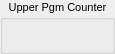
          <widget class="QGroupBox" name="UpperProgramCounter">
           <property name="maximumSize">
            <size>
             <width>115</width>
             <height>16777215</height>
            </size>
           </property>
           <property name="font">
            <font>
             <pointsize>8</pointsize>
            </font>
           </property>
           <property name="title">
            <string>Upper Pgm Counter</string>
           </property>
           <property name="alignment">
            <set>Qt::AlignHCenter|Qt::AlignTop</set>
           </property>
           <widget class="KLed" name="uPrgRegAssertLed">
            <property name="geometry">
             <rect>
              <x>8</x>
              <y>25</y>
              <width>10</width>
              <height>20</height>
             </rect>
            </property>
            <property name="state">
             <enum>KLed::Off</enum>
            </property>
            <property name="shape">
             <enum>KLed::Rectangular</enum>
            </property>
            <property name="look">
             <enum>KLed::Flat</enum>
            </property>
            <property name="color">
             <color>
              <red>255</red>
              <green>0</green>
              <blue>0</blue>
             </color>
            </property>
           </widget>
           <widget class="KLed" name="uPrgRegReadLed">
            <property name="geometry">
             <rect>
              <x>18</x>
              <y>25</y>
              <width>10</width>
              <height>20</height>
             </rect>
            </property>
            <property name="state">
             <enum>KLed::Off</enum>
            </property>
            <property name="shape">
             <enum>KLed::Rectangular</enum>
            </property>
            <property name="look">
             <enum>KLed::Flat</enum>
            </property>
            <property name="color">
             <color>
              <red>255</red>
              <green>255</green>
              <blue>0</blue>
             </color>
            </property>
           </widget>
           <widget class="KLed" name="uPrgRegBit7">
            <property name="geometry">
             <rect>
              <x>28</x>
              <y>25</y>
              <width>10</width>
              <height>20</height>
             </rect>
            </property>
            <property name="state">
             <enum>KLed::Off</enum>
            </property>
            <property name="shape">
             <enum>KLed::Rectangular</enum>
            </property>
            <property name="look">
             <enum>KLed::Flat</enum>
            </property>
            <property name="color">
             <color>
              <red>0</red>
              <green>255</green>
              <blue>0</blue>
             </color>
            </property>
           </widget>
           <widget class="KLed" name="uPrgRegBit6">
            <property name="geometry">
             <rect>
              <x>38</x>
              <y>25</y>
              <width>10</width>
              <height>20</height>
             </rect>
            </property>
            <property name="state">
             <enum>KLed::Off</enum>
            </property>
            <property name="shape">
             <enum>KLed::Rectangular</enum>
            </property>
            <property name="look">
             <enum>KLed::Flat</enum>
            </property>
            <property name="color">
             <color>
              <red>0</red>
              <green>255</green>
              <blue>0</blue>
             </color>
            </property>
           </widget>
           <widget class="KLed" name="uPrgRegBit5">
            <property name="geometry">
             <rect>
              <x>48</x>
              <y>25</y>
              <width>10</width>
              <height>20</height>
             </rect>
            </property>
            <property name="state">
             <enum>KLed::Off</enum>
            </property>
            <property name="shape">
             <enum>KLed::Rectangular</enum>
            </property>
            <property name="look">
             <enum>KLed::Flat</enum>
            </property>
            <property name="color">
             <color>
              <red>0</red>
              <green>255</green>
              <blue>0</blue>
             </color>
            </property>
           </widget>
           <widget class="KLed" name="uPrgRegBit4">
            <property name="geometry">
             <rect>
              <x>58</x>
              <y>25</y>
              <width>10</width>
              <height>20</height>
             </rect>
            </property>
            <property name="state">
             <enum>KLed::Off</enum>
            </property>
            <property name="shape">
             <enum>KLed::Rectangular</enum>
            </property>
            <property name="look">
             <enum>KLed::Flat</enum>
            </property>
            <property name="color">
             <color>
              <red>0</red>
              <green>255</green>
              <blue>0</blue>
             </color>
            </property>
           </widget>
           <widget class="KLed" name="uPrgRegBit1">
            <property name="geometry">
             <rect>
              <x>88</x>
              <y>25</y>
              <width>10</width>
              <height>20</height>
             </rect>
            </property>
            <property name="state">
             <enum>KLed::Off</enum>
            </property>
            <property name="shape">
             <enum>KLed::Rectangular</enum>
            </property>
            <property name="look">
             <enum>KLed::Flat</enum>
            </property>
            <property name="color">
             <color>
              <red>0</red>
              <green>255</green>
              <blue>0</blue>
             </color>
            </property>
           </widget>
           <widget class="KLed" name="uPrgRegBit3">
            <property name="geometry">
             <rect>
              <x>68</x>
              <y>25</y>
              <width>10</width>
              <height>20</height>
             </rect>
            </property>
            <property name="state">
             <enum>KLed::Off</enum>
            </property>
            <property name="shape">
             <enum>KLed::Rectangular</enum>
            </property>
            <property name="look">
             <enum>KLed::Flat</enum>
            </property>
            <property name="color">
             <color>
              <red>0</red>
              <green>255</green>
              <blue>0</blue>
             </color>
            </property>
           </widget>
           <widget class="KLed" name="uPrgRegBit0">
            <property name="geometry">
             <rect>
              <x>98</x>
              <y>25</y>
              <width>10</width>
              <height>20</height>
             </rect>
            </property>
            <property name="state">
             <enum>KLed::Off</enum>
            </property>
            <property name="shape">
             <enum>KLed::Rectangular</enum>
            </property>
            <property name="look">
             <enum>KLed::Flat</enum>
            </property>
            <property name="color">
             <color>
              <red>0</red>
              <green>255</green>
              <blue>0</blue>
             </color>
            </property>
           </widget>
           <widget class="KLed" name="uPrgRegBit2">
            <property name="geometry">
             <rect>
              <x>78</x>
              <y>25</y>
              <width>10</width>
              <height>20</height>
             </rect>
            </property>
            <property name="state">
             <enum>KLed::Off</enum>
            </property>
            <property name="shape">
             <enum>KLed::Rectangular</enum>
            </property>
            <property name="look">
             <enum>KLed::Flat</enum>
            </property>
            <property name="color">
             <color>
              <red>0</red>
              <green>255</green>
              <blue>0</blue>
             </color>
            </property>
           </widget>
          </widget>
